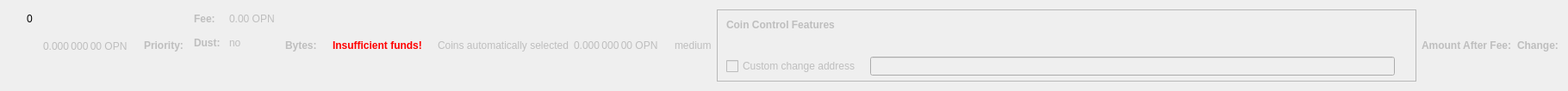
    <widget class="QWidget" name="dummyHideWidget" native="true">
     <property name="maximumSize">
      <size>
       <width>100</width>
       <height>22</height>
      </size>
     </property>
     <layout class="QHBoxLayout" name="dummyHideLayout">
      <item>
       <layout class="QFormLayout" name="formLayoutCoinControl1">
        <property name="horizontalSpacing">
         <number>10</number>
        </property>
        <property name="verticalSpacing">
         <number>14</number>
        </property>
        <property name="leftMargin">
         <number>10</number>
        </property>
        <property name="topMargin">
         <number>4</number>
        </property>
        <property name="rightMargin">
         <number>6</number>
        </property>
        <item row="0" column="1">
         <widget class="QLabel" name="labelCoinControlBytes">
          <property name="cursor">
           <cursorShape>IBeamCursor</cursorShape>
          </property>
          <property name="contextMenuPolicy">
           <enum>Qt::ActionsContextMenu</enum>
          </property>
          <property name="text">
           <string notr="true">0</string>
          </property>
          <property name="textInteractionFlags">
           <set>Qt::LinksAccessibleByMouse|Qt::TextSelectableByKeyboard|Qt::TextSelectableByMouse</set>
          </property>
         </widget>
        </item>
       </layout>
      </item>
      <item>
       <widget class="QLabel" name="labelCoinControlAfterFee">
        <property name="enabled">
         <bool>false</bool>
        </property>
        <property name="sizePolicy">
         <sizepolicy hsizetype="Fixed" vsizetype="Fixed">
          <horstretch>0</horstretch>
          <verstretch>0</verstretch>
         </sizepolicy>
        </property>
        <property name="minimumSize">
         <size>
          <width>111</width>
          <height>12</height>
         </size>
        </property>
        <property name="maximumSize">
         <size>
          <width>111</width>
          <height>12</height>
         </size>
        </property>
        <property name="cursor">
         <cursorShape>IBeamCursor</cursorShape>
        </property>
        <property name="contextMenuPolicy">
         <enum>Qt::ActionsContextMenu</enum>
        </property>
        <property name="text">
         <string notr="true">0.000 000 00 OPN</string>
        </property>
        <property name="textInteractionFlags">
         <set>Qt::LinksAccessibleByMouse|Qt::TextSelectableByKeyboard|Qt::TextSelectableByMouse</set>
        </property>
       </widget>
      </item>
      <item>
       <widget class="QLabel" name="labelCoinControlPriorityText">
        <property name="enabled">
         <bool>false</bool>
        </property>
        <property name="font">
         <font>
          <weight>75</weight>
          <bold>true</bold>
         </font>
        </property>
        <property name="text">
         <string>Priority:</string>
        </property>
       </widget>
      </item>
      <item>
       <layout class="QHBoxLayout" name="horizontalLayout"/>
      </item>
      <item>
       <layout class="QFormLayout" name="formLayoutCoinControl3">
        <property name="horizontalSpacing">
         <number>10</number>
        </property>
        <property name="verticalSpacing">
         <number>14</number>
        </property>
        <property name="leftMargin">
         <number>6</number>
        </property>
        <property name="topMargin">
         <number>4</number>
        </property>
        <property name="rightMargin">
         <number>6</number>
        </property>
        <item row="0" column="0">
         <widget class="QLabel" name="labelCoinControlFeeText">
          <property name="enabled">
           <bool>false</bool>
          </property>
          <property name="font">
           <font>
            <weight>75</weight>
            <bold>true</bold>
           </font>
          </property>
          <property name="text">
           <string>Fee:</string>
          </property>
          <property name="margin">
           <number>0</number>
          </property>
         </widget>
        </item>
        <item row="0" column="1">
         <widget class="QLabel" name="labelCoinControlFee">
          <property name="enabled">
           <bool>false</bool>
          </property>
          <property name="cursor">
           <cursorShape>IBeamCursor</cursorShape>
          </property>
          <property name="contextMenuPolicy">
           <enum>Qt::ActionsContextMenu</enum>
          </property>
          <property name="text">
           <string notr="true">0.00 OPN</string>
          </property>
          <property name="textInteractionFlags">
           <set>Qt::LinksAccessibleByMouse|Qt::TextSelectableByKeyboard|Qt::TextSelectableByMouse</set>
          </property>
         </widget>
        </item>
        <item row="1" column="0">
         <widget class="QLabel" name="labelCoinControlLowOutputText">
          <property name="enabled">
           <bool>false</bool>
          </property>
          <property name="font">
           <font>
            <weight>75</weight>
            <bold>true</bold>
           </font>
          </property>
          <property name="text">
           <string>Dust:</string>
          </property>
         </widget>
        </item>
        <item row="1" column="1">
         <widget class="QLabel" name="labelCoinControlLowOutput">
          <property name="enabled">
           <bool>false</bool>
          </property>
          <property name="cursor">
           <cursorShape>IBeamCursor</cursorShape>
          </property>
          <property name="contextMenuPolicy">
           <enum>Qt::ActionsContextMenu</enum>
          </property>
          <property name="text">
           <string>no</string>
          </property>
          <property name="textInteractionFlags">
           <set>Qt::LinksAccessibleByMouse|Qt::TextSelectableByKeyboard|Qt::TextSelectableByMouse</set>
          </property>
         </widget>
        </item>
       </layout>
      </item>
      <item>
       <widget class="QLabel" name="labelCoinControlBytesText">
        <property name="enabled">
         <bool>false</bool>
        </property>
        <property name="font">
         <font>
          <weight>75</weight>
          <bold>true</bold>
         </font>
        </property>
        <property name="text">
         <string>Bytes:</string>
        </property>
       </widget>
      </item>
      <item>
       <layout class="QFormLayout" name="formLayoutCoinControl2">
        <property name="horizontalSpacing">
         <number>10</number>
        </property>
        <property name="verticalSpacing">
         <number>14</number>
        </property>
        <property name="leftMargin">
         <number>6</number>
        </property>
        <property name="topMargin">
         <number>4</number>
        </property>
        <property name="rightMargin">
         <number>6</number>
        </property>
       </layout>
      </item>
      <item>
       <layout class="QHBoxLayout" name="horizontalLayoutCoinControl2">
        <property name="spacing">
         <number>8</number>
        </property>
        <property name="bottomMargin">
         <number>10</number>
        </property>
       </layout>
      </item>
      <item>
       <widget class="QLabel" name="labelCoinControlInsuffFunds">
        <property name="enabled">
         <bool>false</bool>
        </property>
        <property name="minimumSize">
         <size>
          <width>0</width>
          <height>0</height>
         </size>
        </property>
        <property name="font">
         <font>
          <weight>75</weight>
          <bold>true</bold>
         </font>
        </property>
        <property name="styleSheet">
         <string notr="true">color:red;font-weight:bold;</string>
        </property>
        <property name="text">
         <string>Insufficient funds!</string>
        </property>
        <property name="margin">
         <number>5</number>
        </property>
       </widget>
      </item>
      <item>
       <layout class="QFormLayout" name="formLayoutCoinControl4">
        <property name="horizontalSpacing">
         <number>10</number>
        </property>
        <property name="verticalSpacing">
         <number>14</number>
        </property>
        <property name="leftMargin">
         <number>6</number>
        </property>
        <property name="topMargin">
         <number>4</number>
        </property>
        <property name="rightMargin">
         <number>6</number>
        </property>
       </layout>
      </item>
      <item>
       <widget class="QLabel" name="labelCoinControlAutomaticallySelected">
        <property name="enabled">
         <bool>false</bool>
        </property>
        <property name="sizePolicy">
         <sizepolicy hsizetype="Fixed" vsizetype="Fixed">
          <horstretch>0</horstretch>
          <verstretch>0</verstretch>
         </sizepolicy>
        </property>
        <property name="minimumSize">
         <size>
          <width>0</width>
          <height>0</height>
         </size>
        </property>
        <property name="maximumSize">
         <size>
          <width>240</width>
          <height>16777215</height>
         </size>
        </property>
        <property name="text">
         <string>Coins automatically selected</string>
        </property>
        <property name="margin">
         <number>5</number>
        </property>
       </widget>
      </item>
      <item>
       <widget class="QLabel" name="labelCoinControlChange">
        <property name="enabled">
         <bool>false</bool>
        </property>
        <property name="sizePolicy">
         <sizepolicy hsizetype="Fixed" vsizetype="Fixed">
          <horstretch>0</horstretch>
          <verstretch>0</verstretch>
         </sizepolicy>
        </property>
        <property name="minimumSize">
         <size>
          <width>111</width>
          <height>0</height>
         </size>
        </property>
        <property name="maximumSize">
         <size>
          <width>111</width>
          <height>16777215</height>
         </size>
        </property>
        <property name="cursor">
         <cursorShape>IBeamCursor</cursorShape>
        </property>
        <property name="contextMenuPolicy">
         <enum>Qt::ActionsContextMenu</enum>
        </property>
        <property name="text">
         <string notr="true">0.000 000 00 OPN</string>
        </property>
        <property name="textInteractionFlags">
         <set>Qt::LinksAccessibleByMouse|Qt::TextSelectableByKeyboard|Qt::TextSelectableByMouse</set>
        </property>
       </widget>
      </item>
      <item>
       <widget class="QLabel" name="labelCoinControlPriority">
        <property name="enabled">
         <bool>false</bool>
        </property>
        <property name="cursor">
         <cursorShape>IBeamCursor</cursorShape>
        </property>
        <property name="contextMenuPolicy">
         <enum>Qt::ActionsContextMenu</enum>
        </property>
        <property name="text">
         <string>medium</string>
        </property>
        <property name="textInteractionFlags">
         <set>Qt::LinksAccessibleByMouse|Qt::TextSelectableByKeyboard|Qt::TextSelectableByMouse</set>
        </property>
       </widget>
      </item>
      <item>
       <widget class="QFrame" name="frameCoinControl">
        <property name="sizePolicy">
         <sizepolicy hsizetype="Expanding" vsizetype="Expanding">
          <horstretch>0</horstretch>
          <verstretch>0</verstretch>
         </sizepolicy>
        </property>
        <property name="maximumSize">
         <size>
          <width>16777215</width>
          <height>16777215</height>
         </size>
        </property>
        <property name="frameShape">
         <enum>QFrame::StyledPanel</enum>
        </property>
        <property name="frameShadow">
         <enum>QFrame::Sunken</enum>
        </property>
        <layout class="QVBoxLayout" name="verticalLayoutCoinControl2_2">
         <property name="spacing">
          <number>0</number>
         </property>
         <property name="leftMargin">
          <number>0</number>
         </property>
         <property name="topMargin">
          <number>0</number>
         </property>
         <property name="rightMargin">
          <number>0</number>
         </property>
         <property name="bottomMargin">
          <number>6</number>
         </property>
         <item>
          <layout class="QVBoxLayout" name="verticalLayoutCoinControl" stretch="0,0,0,1">
           <property name="spacing">
            <number>0</number>
           </property>
           <property name="leftMargin">
            <number>10</number>
           </property>
           <property name="topMargin">
            <number>10</number>
           </property>
           <item>
            <layout class="QHBoxLayout" name="horizontalLayoutCoinControl1">
             <property name="bottomMargin">
              <number>15</number>
             </property>
             <item>
              <widget class="QLabel" name="labelCoinControlFeatures">
               <property name="enabled">
                <bool>false</bool>
               </property>
               <property name="sizePolicy">
                <sizepolicy hsizetype="Preferred" vsizetype="Maximum">
                 <horstretch>0</horstretch>
                 <verstretch>0</verstretch>
                </sizepolicy>
               </property>
               <property name="font">
                <font>
                 <weight>75</weight>
                 <bold>true</bold>
                </font>
               </property>
               <property name="styleSheet">
                <string notr="true">font-weight:bold;</string>
               </property>
               <property name="text">
                <string>Coin Control Features</string>
               </property>
              </widget>
             </item>
            </layout>
           </item>
           <item>
            <widget class="QWidget" name="widgetCoinControl" native="true">
             <property name="sizePolicy">
              <sizepolicy hsizetype="Preferred" vsizetype="Preferred">
               <horstretch>0</horstretch>
               <verstretch>0</verstretch>
              </sizepolicy>
             </property>
             <property name="minimumSize">
              <size>
               <width>0</width>
               <height>0</height>
              </size>
             </property>
             <property name="styleSheet">
              <string notr="true"/>
             </property>
             <layout class="QHBoxLayout" name="horizontalLayoutCoinControl5_2">
              <property name="leftMargin">
               <number>0</number>
              </property>
              <property name="topMargin">
               <number>0</number>
              </property>
              <property name="rightMargin">
               <number>0</number>
              </property>
              <property name="bottomMargin">
               <number>0</number>
              </property>
              <item>
               <layout class="QHBoxLayout" name="horizontalLayoutCoinControl3">
                <property name="spacing">
                 <number>20</number>
                </property>
                <property name="topMargin">
                 <number>0</number>
                </property>
                <property name="bottomMargin">
                 <number>10</number>
                </property>
               </layout>
              </item>
             </layout>
            </widget>
           </item>
           <item>
            <layout class="QHBoxLayout" name="horizontalLayoutCoinControl4" stretch="0,0,0">
             <property name="spacing">
              <number>12</number>
             </property>
             <property name="sizeConstraint">
              <enum>QLayout::SetDefaultConstraint</enum>
             </property>
             <property name="topMargin">
              <number>5</number>
             </property>
             <property name="rightMargin">
              <number>5</number>
             </property>
             <item>
              <widget class="QCheckBox" name="checkBoxCoinControlChange">
               <property name="enabled">
                <bool>false</bool>
               </property>
               <property name="toolTip">
                <string>If this is activated, but the change address is empty or invalid, change will be sent to a newly generated address.</string>
               </property>
               <property name="text">
                <string>Custom change address</string>
               </property>
              </widget>
             </item>
             <item>
              <widget class="QValidatedLineEdit" name="lineEditCoinControlChange">
               <property name="enabled">
                <bool>false</bool>
               </property>
               <property name="sizePolicy">
                <sizepolicy hsizetype="Expanding" vsizetype="Fixed">
                 <horstretch>0</horstretch>
                 <verstretch>0</verstretch>
                </sizepolicy>
               </property>
              </widget>
             </item>
             <item>
              <widget class="QLabel" name="labelCoinControlChangeLabel_2">
               <property name="sizePolicy">
                <sizepolicy hsizetype="Preferred" vsizetype="Expanding">
                 <horstretch>0</horstretch>
                 <verstretch>0</verstretch>
                </sizepolicy>
               </property>
               <property name="minimumSize">
                <size>
                 <width>0</width>
                 <height>0</height>
                </size>
               </property>
               <property name="text">
                <string/>
               </property>
               <property name="margin">
                <number>3</number>
               </property>
              </widget>
             </item>
            </layout>
           </item>
           <item>
            <spacer name="verticalSpacerCoinControl">
             <property name="orientation">
              <enum>Qt::Vertical</enum>
             </property>
             <property name="sizeHint" stdset="0">
              <size>
               <width>800</width>
               <height>1</height>
              </size>
             </property>
            </spacer>
           </item>
          </layout>
         </item>
        </layout>
       </widget>
      </item>
      <item>
       <widget class="QLabel" name="labelCoinControlAfterFeeText">
        <property name="enabled">
         <bool>false</bool>
        </property>
        <property name="minimumSize">
         <size>
          <width>0</width>
          <height>0</height>
         </size>
        </property>
        <property name="maximumSize">
         <size>
          <width>16777215</width>
          <height>16777215</height>
         </size>
        </property>
        <property name="font">
         <font>
          <weight>75</weight>
          <bold>true</bold>
         </font>
        </property>
        <property name="text">
         <string>Amount After Fee:</string>
        </property>
        <property name="alignment">
         <set>Qt::AlignLeading|Qt::AlignLeft|Qt::AlignVCenter</set>
        </property>
        <property name="margin">
         <number>0</number>
        </property>
       </widget>
      </item>
      <item>
       <widget class="QLabel" name="labelCoinControlChangeText">
        <property name="enabled">
         <bool>false</bool>
        </property>
        <property name="sizePolicy">
         <sizepolicy hsizetype="Preferred" vsizetype="Preferred">
          <horstretch>0</horstretch>
          <verstretch>0</verstretch>
         </sizepolicy>
        </property>
        <property name="minimumSize">
         <size>
          <width>0</width>
          <height>0</height>
         </size>
        </property>
        <property name="maximumSize">
         <size>
          <width>16777215</width>
          <height>16777215</height>
         </size>
        </property>
        <property name="font">
         <font>
          <weight>75</weight>
          <bold>true</bold>
         </font>
        </property>
        <property name="text">
         <string>Change:</string>
        </property>
        <property name="alignment">
         <set>Qt::AlignLeading|Qt::AlignLeft|Qt::AlignVCenter</set>
        </property>
       </widget>
      </item>
     </layout>
    </widget>
